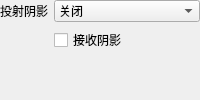
<?xml version="1.0" encoding="UTF-8"?>
<ui version="4.0">
 <class>RendererShadowControlsForm</class>
 <widget class="QWidget" name="RendererShadowControlsForm">
  <layout class="QFormLayout" name="shadowLayout">
   <property name="formAlignment"><set>Qt::AlignLeft|Qt::AlignTop</set></property>
   <property name="labelAlignment"><set>Qt::AlignLeft|Qt::AlignVCenter</set></property>
   <property name="fieldGrowthPolicy"><enum>QFormLayout::AllNonFixedFieldsGrow</enum></property>
   <property name="leftMargin"><number>0</number></property><property name="topMargin"><number>0</number></property><property name="rightMargin"><number>0</number></property><property name="bottomMargin"><number>0</number></property>
   <item row="0" column="0"><widget class="QLabel" name="shadowCastingLabel"><property name="text"><string>投射阴影</string></property></widget></item>
   <item row="0" column="1"><widget class="QComboBox" name="shadowCastingModeCombo">
    <property name="accessibleName"><string>投射阴影</string></property>
    <property name="toolTip"><string>双面模式让正反面都能投影。仅阴影模式隐藏物体表面并保留投影。</string></property>
    <item><property name="text"><string>关闭</string></property></item>
    <item><property name="text"><string>开启</string></property></item>
    <item><property name="text"><string>双面</string></property></item>
    <item><property name="text"><string>仅阴影</string></property></item>
   </widget></item>
   <item row="1" column="1"><widget class="QCheckBox" name="receiveShadowsCheck">
    <property name="text"><string>接收阴影</string></property>
    <property name="toolTip"><string>控制内置 Lit 材质是否在物体表面显示实时阴影。</string></property>
   </widget></item>
  </layout>
 </widget>
 <resources/><connections/>
</ui>
